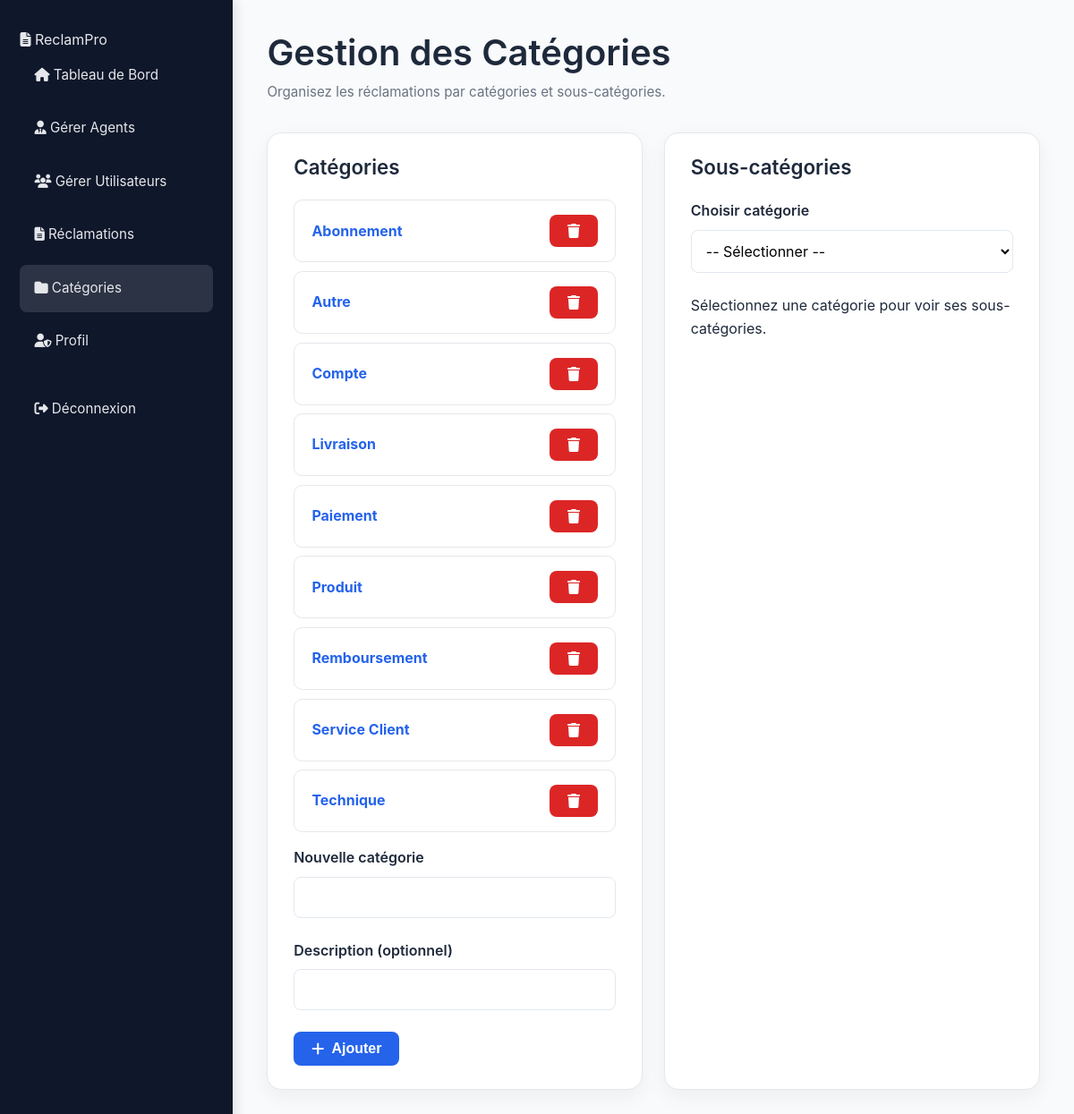
The app's page /admin/manage-categories.php with its own data.
### tables this page shows
CREATE TABLE IF NOT EXISTS `categories` (
  `id` int NOT NULL AUTO_INCREMENT,
  `nom` varchar(100) NOT NULL,
  `description` varchar(255) DEFAULT NULL,
  `date_creation` timestamp NULL DEFAULT CURRENT_TIMESTAMP,
  PRIMARY KEY (`id`)
);

### php/models/Category.php (called while the page is built, shortened)
<?php
class Category
{
    private PDO $pdo;
    public function __construct(PDO $pdo)
    {
        $this->pdo = $pdo;
    }
    public function getAll(): array
    {
        return $this->pdo->query("SELECT * FROM categories ORDER BY nom")->fetchAll();
    }
}

### admin/manage-categories.php (the view, shortened to what this page needs)
<?php
require_once __DIR__ . '/../php/database.php';
require_once __DIR__ . '/../php/models/Category.php';
$pdo = Database::getInstance();
$catModel = new Category($pdo);
$subModel = new SubCategory($pdo);
$selectedCat = isset($_GET['cat']) ? (int)$_GET['cat'] : 0;
$categories = $catModel->getAll();
$subCategories = $selectedCat ? $subModel->getByCategory($selectedCat) : [];
include 'includes/admin-header.php';
?>
<div class="layout">
    <?php include 'includes/admin-sidebar.php'; ?>
    <main class="main">
        <header class="topbar">
            <div>
                <h1>Gestion des Catégories</h1>
                <p class="topbar-subtitle">Organisez les réclamations par catégories et sous-catégories.</p>
            </div>
        </header>
        <section class="content">
            <div class="grid-2-columns">
                <div class="card">
                    <div class="card-header"><h2>Catégories</h2></div>
                    <ul class="simple-list">
                        <?php foreach ($categories as $c): ?>
                            <li>
                                <a href="manage-categories.php?cat=<?= $c['id'] ?>">
                                    <strong><?= htmlspecialchars($c['nom']) ?></strong>
                                </a>
                                <span class="list-actions">
                                    <a class="btn btn-danger btn-sm"
                                       onclick="return confirm('Supprimer cette catégorie ?');"
                                       href="manage-categories.php?delete_cat=<?= $c['id'] ?>">
                                        <i class="fas fa-trash"></i>
                                    </a>
                                </span>
                            </li>
                        <?php endforeach; ?>
                    </ul>
                    <form class="mt-1" method="POST">
                        <div class="form-group">
                            <label>Nouvelle catégorie</label>
                            <input type="text" class="input-text" name="nom">
                        </div>
                        <div class="form-group">
                            <label>Description (optionnel)</label>
                            <input type="text" class="input-text" name="description">
                        </div>
                        <button class="btn btn-primary btn-sm" name="add_category">
                            <i class="fas fa-plus"></i>&nbsp; Ajouter
                        </button>
                    </form>
                </div>
                <div class="card">
                    <div class="card-header"><h2>Sous-catégories</h2></div>
                    <form method="GET" class="form-group">
                        <label>Choisir catégorie</label>
                        <select class="input-select" name="cat" onchange="this.form.submit()">
                            <option value="">-- Sélectionner --</option>
                        </select>
                    </form>
                    <?php if ($selectedCat): ?>
                        <ul class="simple-list mt-1">
                            <?php foreach ($subCategories as $sc): ?>
                                <li>
                                    <span><?= htmlspecialchars($sc['nom']) ?></span>
                                    <span class="list-actions">
                                        <a class="btn btn-danger btn-sm"
                                           onclick="return confirm('Supprimer cette sous-catégorie ?');"
                                           href="manage-categories.php?delete_subcat=<?= $sc['id'] ?>&cat=<?= $selectedCat ?>">
                                            <i class="fas fa-trash"></i>
                                        </a>
                                    </span>
                                </li>
                            <?php endforeach; ?>
                        </ul>
                        <form class="mt-1" method="POST">
                            <input type="hidden" name="categorie_id" value="<?= $selectedCat ?>">
                            <div class="form-group">
                                <label>Nouvelle sous-catégorie</label>
                                <input type="text" class="input-text" name="sub_nom">
                            </div>
                            <button class="btn btn-primary btn-sm" name="add_subcat">
                                <i class="fas fa-plus"></i> Ajouter
                            </button>
                        </form>
                    <?php else: ?>
                        <p class="text-muted">Sélectionnez une catégorie pour voir ses sous-catégories.</p>
                    <?php endif; ?>
                </div>
            </div>
        </section>
    </main>
</div>
<?php include 'includes/admin-footer.php'; ?>

### assets/css/main.css (style rules this page uses)
* { margin: 0; padding: 0; box-sizing: border-box; }
:root { --primary-color: #2563eb; --secondary-color: #64748b; --success-color: #16a34a; --danger-color: #dc2626; --warning-color: #ea580c; --info-color: #0891b2; --light-bg: #f8fafc; --white: #ffffff; --text-dark: #1e293b; --text-light: #64748b; --border-color: #e2e8f0; --shadow: 0 1px 3px rgba(0, 0, 0, 0.1); --shadow-lg: 0 10px 25px rgba(0, 0, 0, 0.1); }
body { font-family: -apple-system, BlinkMacSystemFont, "Segoe UI", Roboto, "Helvetica Neue", Arial, sans-serif; background-color: var(--light-bg); color: var(--text-dark); line-height: 1.6; }
h1, h2, h3, h4, h5, h6 { font-weight: 600; line-height: 1.2; margin-bottom: 0.5rem; }
h1 { font-size: 2.5rem; }
h2 { font-size: 2rem; }
a { color: var(--primary-color); text-decoration: none; transition: color 0.3s ease; }
.btn { display: inline-flex; align-items: center; justify-content: center; padding: 0.625rem 1.25rem; border: none; border-radius: 0.5rem; font-weight: 600; cursor: pointer; transition: all 0.3s ease; text-decoration: none; font-size: 1rem; }
.btn-primary { background-color: var(--primary-color); color: var(--white); }
.btn-danger { background-color: var(--danger-color); color: var(--white); }
.form-group { margin-bottom: 1.5rem; }
.form-group label { display: block; margin-bottom: 0.5rem; font-weight: 600; color: var(--text-dark); }
.form-group input, .form-group select, .form-group textarea { width: 100%; padding: 0.75rem; border: 1px solid var(--border-color); border-radius: 0.5rem; font-size: 1rem; font-family: inherit; transition: border-color 0.3s ease; }

### assets/css/dashboard.css (style rules this page uses)
.layout { display: flex; min-height: 100vh; background: #f8fafc; }
.main { flex: 1; padding: 2.2rem 2.4rem; }
.topbar { display: flex; align-items: center; justify-content: space-between; margin-bottom: 2rem; }
.topbar-subtitle { margin-top: 0.4rem; font-size: 0.95rem; color: #6b7280; }
.content { margin-top: 1.5rem; }
.card, .card-stat { background: #ffffff; padding: 1.6rem 1.8rem; border-radius: 1rem; border: 1px solid #e5e7eb; margin-bottom: 2rem; box-shadow: 0 8px 22px rgba(0,0,0,0.05); }
.card-header { display: flex; justify-content: space-between; align-items: center; margin-bottom: 1.4rem; }
.card-header h2 { font-size: 1.4rem; margin: 0; }
.input-text, .input-select, .input-search, textarea { width: 100%; padding: 0.9rem 1rem; border-radius: 0.6rem; border: 1px solid #d1d5db; font-size: 0.95rem; background: #fff; }
.simple-list { list-style: none; padding: 0; margin: 0; }
.simple-list li { background: #fff; padding: 1rem 1.2rem; border-radius: 0.6rem; border: 1px solid #e5e7eb; display: flex; justify-content: space-between; align-items: center; margin-bottom: 0.6rem; }
.grid-2-columns { display: grid; grid-template-columns: repeat(auto-fit, minmax(320px, 1fr)); gap: 1.5rem; }
.mt-1 { margin-top: 1rem; }

### records on screen
categories: nom "Abonnement"
categories: nom "Autre"
categories: nom "Compte"
categories: nom "Livraison"
categories: nom "Paiement"
categories: nom "Produit"
categories: nom "Remboursement"
categories: nom "Service Client"
categories: nom "Technique"
